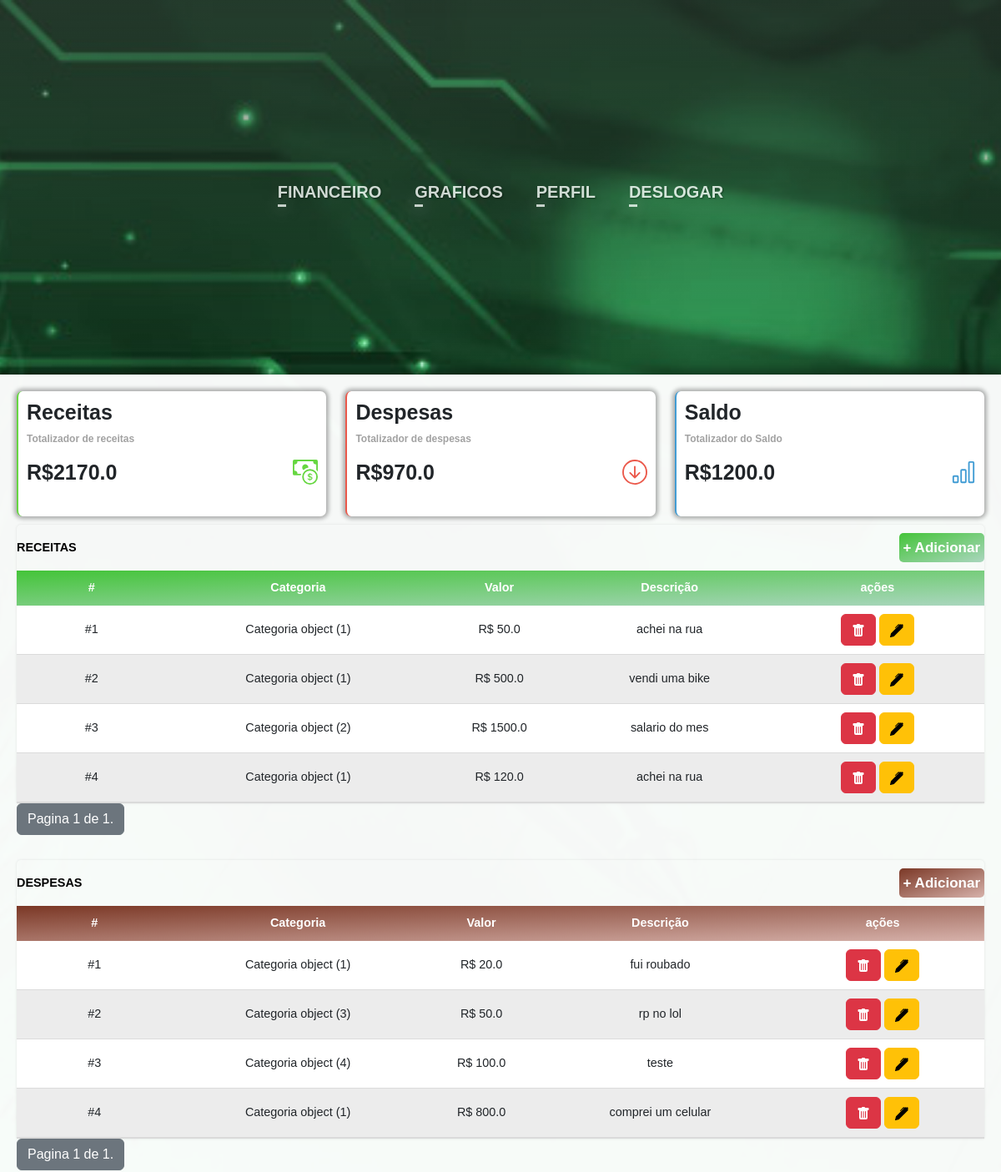
/auth/inicio/ (signed in, upper part), run on an earlier commit of the app's database.
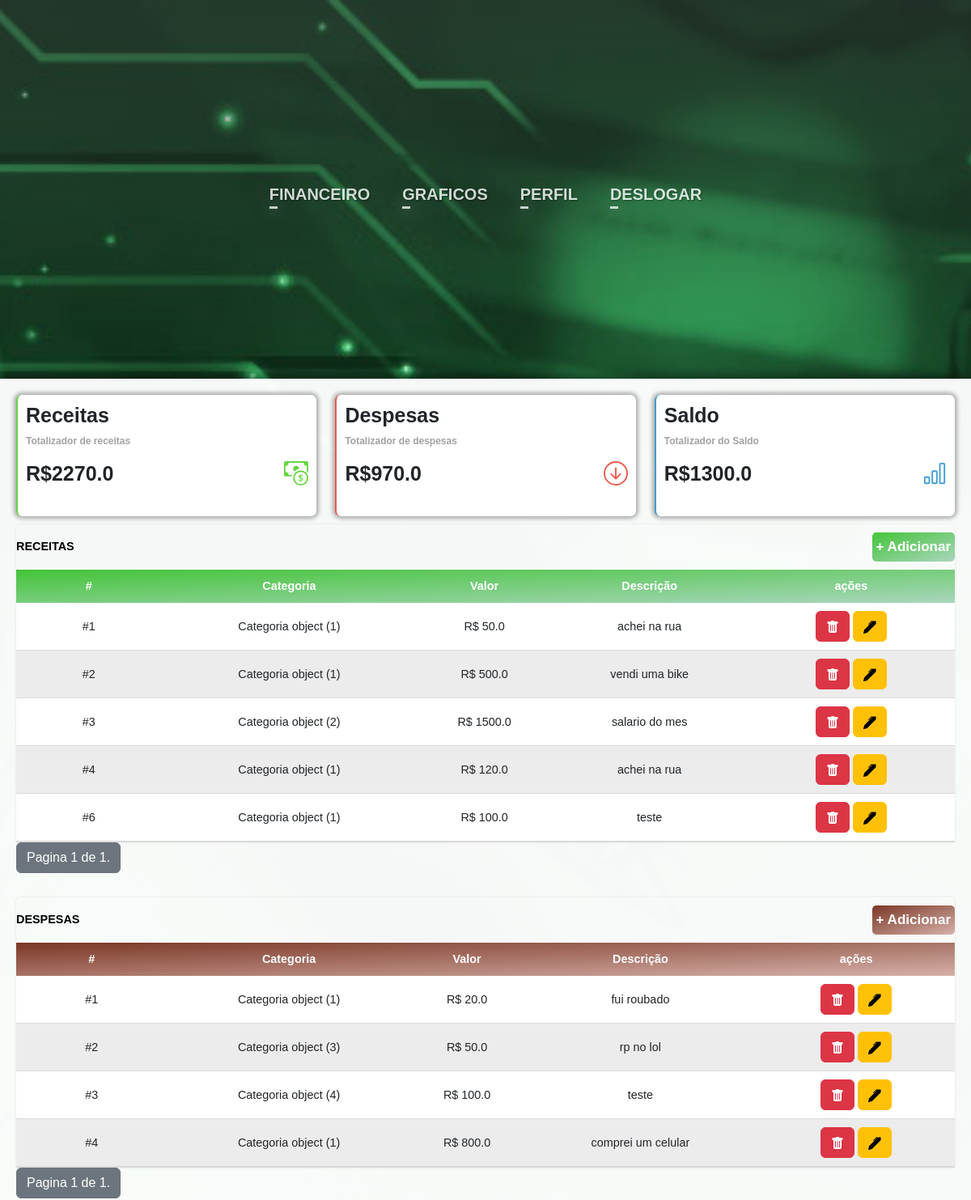
And on a later commit of the database.
### main/models.py (models this page shows)
class Receita(models.Model):
    categoria = models.ForeignKey(Categoria, on_delete=models.CASCADE, null=True, blank=True)
    descricao = models.CharField(max_length=100)
    valor = models.FloatField()
    user = models.ForeignKey(User, on_delete=models.CASCADE, null=True, blank=True)
    data = models.DateField(auto_now_add=True)

class Categoria(models.Model):
    nome = models.CharField(max_length=30)

class Despesa(models.Model):
    categoria = models.ForeignKey(Categoria, on_delete=models.CASCADE, null=True, blank=True)
    descricao = models.CharField(max_length=100)
    valor = models.FloatField()
    user = models.ForeignKey(User, on_delete=models.CASCADE, null=True, blank=True)
    data = models.DateField(auto_now_add=True, null=True, blank=True)

### main/views.py (the view)
# urls.py: path('inicio/', views.inicio, name='inicio'),
@login_required(login_url="/auth/login/")
def inicio(request):
    categorias = Categoria.objects.all
    despesas = Despesa.objects.filter( user = request.user )
    receitas = Receita.objects.filter( user = request.user )
    totalreceita = 0
    totaldespesa = 0
    for receit in receitas:
        totalreceita += receit.valor
    for despes in despesas:
        totaldespesa += despes.valor
    paginator1 = Paginator(receitas, 7)
    paginator2 = Paginator(despesas, 7)
    page_number = request.GET.get('page')
    page_obj1 = paginator1.get_page(page_number)
    page_obj2 = paginator2.get_page(page_number)
    context = {
        'despesas':page_obj2,
        'receitas':page_obj1,
        'categorias':categorias,
        'totalreceita':totalreceita,
        'totaldespesa':totaldespesa,
        'saldo':totalreceita-totaldespesa
    }
    return render(request, 'inicio/inicio.html',context)

### main/templates/inicio/inicio.html (shortened to what this page needs)
{% load static %}
<!DOCTYPE html>
<html lang="en">
<head>
    <link rel="stylesheet" href="{% static 'css/style.css' %}">
    <link href="https://cdn.jsdelivr.net/npm/bootstrap@5.2.3/dist/css/bootstrap.min.css" rel="stylesheet">
</head>
<body>
    <div class="Backgroundimg">
        {% include 'components/navbar.html' %}
        <div class="container-principal">
            <div class="cardsfin">
                <div class="cardFinancas" style="border-left: solid 2px rgb(102, 215, 65);">
                    <h2>Receitas</h2>
                    <p>Totalizador de receitas</p>
                    <div class="cardFinancasContador">
                        <h2>R${{totalreceita}}</h2>
                    </div>
                </div>
                <div class="cardFinancas" style="border-left: solid 2px rgb(235, 89, 75);">
                    <h2>Despesas</h2>
                    <p>Totalizador de despesas</p>
                    <div class="cardFinancasContador">
                        <h2>R${{totaldespesa}}</h2>
                    </div>
                </div>
                <div class="cardFinancas">
                    <h2>Saldo</h2>
                    <p>Totalizador do Saldo</p>
                    <div class="cardFinancasContador">
                        <h2>R${{saldo}}</h2>
                    </div>
                </div>
            </div>
            <div class="divtabela" style="width: 100%; padding-top: 10px;">
                <table class='contenttable'>
                    <thead>
                        <tr style="color:rgb(0, 0, 0);">
                            <th style="text-align: start;">RECEITAS</th>
                            <th></th><th></th><th></th>
                            <th style="text-align: end;">
                                <a style="background: linear-gradient(to bottom right, rgb(68, 196, 57), rgb(170, 214, 190));" type="button" class="btnadd" data-bs-toggle="modal" data-bs-target="#ModalReceita">
                                    + Adicionar
                                </a>
                            </th>
                        </tr>
                        <tr style="background: linear-gradient(to bottom right, rgb(68, 196, 57), rgb(170, 214, 190));">
                            <th>#</th>
                            <th>Categoria</th>
                            <th>Valor</th>
                            <th>Descrição</th>
                            <th>ações</th>
                        </tr>
                    </thead>
                    <tbody>
                        {% for receitas in receitas %}
                        <tr>
                            <td>#{{receitas.id}}</td>
                            <td>{{receitas.categoria}}</td>
                            <td>R$ {{receitas.valor}}</td>
                            <td>{{receitas.descricao}}</td>
                            <td>
                            <a href="/auth/receitaDel/{{receitas.id}}" type="button" class="btn btn-danger">
                            </a>
                            <a href="/auth/receitaEdit/{{receitas.id}}" type="button" class="btn btn-warning">
                            </a>
                            </td>
                        </tr>
                        {% endfor %}
                    </tbody>
                </table>
                <div class="pagination">
                    <span class="step-links">
                        <span class="btn btn-secondary">
                            Pagina {{ receitas.number }} de {{ receitas.paginator.num_pages }}.
                        </span>
                    </span>
                </div>
            </div>
            <div class="divtabela" style="width: 100%; padding-top: 10px;">
                <table class='contenttable'>
                    <thead>
                        <tr style="color:rgb(0, 0, 0);">
                            <th style="text-align: start;">DESPESAS</th>
                            <th></th><th></th><th></th>
                            <th style="text-align: end;">
                                <a style="background: linear-gradient(to bottom right, rgb(123, 56, 38), rgb(214, 177, 170));" type="button" class="btnadd" data-bs-toggle="modal" data-bs-target="#ModalDespesas">
                                    + Adicionar
                                </a>
                            </th>
                        </tr>
                        <tr style="background: linear-gradient(to bottom right, rgb(123, 56, 38), rgb(214, 177, 170));">
                            <th>#</th>
                            <th>Categoria</th>
                            <th>Valor</th>
                            <th>Descrição</th>
                            <th>ações</th>
                        </tr>
                    </thead>
                    <tbody>
                        {% for despesas in despesas %}
                        <tr>
                            <td>#{{despesas.id}}</td>
                            <td>{{despesas.categoria}}</td>
                            <td>R$ {{despesas.valor}}</td>
                            <td>{{despesas.descricao}}</td>
                            <td>
                            <a href="/auth/despesaDel/{{despesas.id}}" type="button" class="btn btn-danger">
                            </a>
                            <a href="/auth/despesaEdit/{{despesas.id}}" type="button" class="btn btn-warning">
                            </a>
                            </td>
                        </tr>
                        {% endfor %}
                    </tbody>
                </table>
                <div class="pagination">
                    <span class="step-links">
                        <span class="btn btn-secondary" >
                            Pagina {{ despesas.number }} de {{ despesas.paginator.num_pages }}.
                        </span>
                    </span>
                </div>
            </div>
        </div>
    </div>
</body>
</html>

### main/templates/components/navbar.html (shortened to what this page needs)
{% load static %}
{% block content %}
<ul class=navegador>
    <div class=navegadordiv2>
        <li class=linav>
                <a href="{% url 'inicio' %}" class=anav>FINANCEIRO</a>
        </li>
        <li class=linav>
                <a href="{% url 'grafico' %}" class=anav>GRAFICOS</a>
        </li>
        <li class=linav>
            <a href="{% url 'perfil' %}" class=anav>PERFIL</a>
        </li>
        <li class=linav>
                <a href="{% url 'deslogar' %}" class=anav>DESLOGAR</a>
        </li>
    </div>
</ul>
{% endblock %}

### main/static/css/style.css (style rules this page uses)
.cardsfin { width: 100%; display: flex; justify-content: space-between; }
.cardFinancas { border-radius: 7px; display: flex; flex-direction: column; background-color: white; padding: 10px; width: 32%; height: 150px; text-align:left; -webkit-box-shadow: 0px 0px 5px 3px rgba(0, 0, 0, 0.3); box-shadow: 0px 0px 5px 3px rgba(0,0,0,0.3); border-left: solid 2px #419cd4; }
.cardFinancas h2 { font-size: 25px; font-weight: bold; }
.cardFinancas p { font-size: 12px; font-weight: bold; color: #a2a2a2; }
.cardFinancasContador { width: 100%; display: flex; justify-content: space-between; }
.container-principal { margin: 0; margin-top: 25vh; width: 1000px; min-height: 75vh; border-radius: 5px 5px 0px 0px; background-color: rgba(255, 255, 255, 0.964); display: flex; text-align: center; align-items: center; flex-direction: column; padding: 20px; position: absolute; -webkit-box-shadow: 0px 0px 14px 3px rgb(0, 0, 0); box-shadow: 0px 0px 14px 3px rgba(0,0,0,0.5); }
@media (max-width: 1200px) { .container-principal { border-radius: 0px; width: 100%; } }
@media (max-width: 1200px) { .divtabela { width: 100% !important; margin-bottom: 20px; } }
.contenttable { border-collapse: collapse; font-size: 0.9em; width: 100%; border-radius: 5px 5px 0 0; overflow: hidden; box-shadow: 0 0 3px rgba(0, 0, 0, 0.1); }
.contenttable thead tr { color: #ffffff; font-weight: bold; }
.contenttable th, .contenttable td { padding: 10px 0px; }
.contenttable tbody tr { border-bottom: 1px solid #dbdbdb; background-color: white; }
.contenttable tbody tr:nth-of-type(even) { background-color: #ececec; }
.contenttable tbody tr:last-of-type { border-bottom: 2px solid; border-bottom-color: rgb(218, 218, 218); }
.divtabela { width: 470px; }
.btnadd { font-size: 17px; text-decoration: solid; color: white; background-color: #419cd4; border-radius: 5px; padding: 5px; }

### main/templates/components/navbar.html (style rules this page uses)
.navegador { display: flex; padding-left: 200px; padding-right: 200px; align-items: center; background: linear-gradient(to top, transparent, rgba(48, 48, 48, 0.665)); opacity: 0.8; height: 25%; width: 100%; }
.navegadordiv2 { width: 100%; display: flex; height: 33px; text-align: center; justify-content: end; }
.linav { list-style: none; display: flex; flex-direction: row; text-align: center; justify-content: center; }
.anav { margin: 7px 20px 0px 20px; text-decoration: none; color: rgb(255, 255, 255); font-size: 20px; font-weight: 600; transition: 0.3s; text-align: center; justify-content: center; text-shadow: 1px 1px 2px rgba(0,0,0,0.50) }
.anav::after { content: ''; background-color: #fffffff1; height: 3px; display: block; width: 10px; box-shadow: 0px 0px 20px #ffffff; transition: 0.3s; }
@media (max-width: 1200px) { .navegadordiv2 { justify-content: center; } }

What changed in the data, as far as the page shows it:
added Receita: id "6", categoria "Categoria object (1)", valor "100.0", descricao "teste"
Also different on the page:
{{ totalreceita }}: "2170.0" → "2270.0"
{{ saldo }}: "1200.0" → "1300.0"
